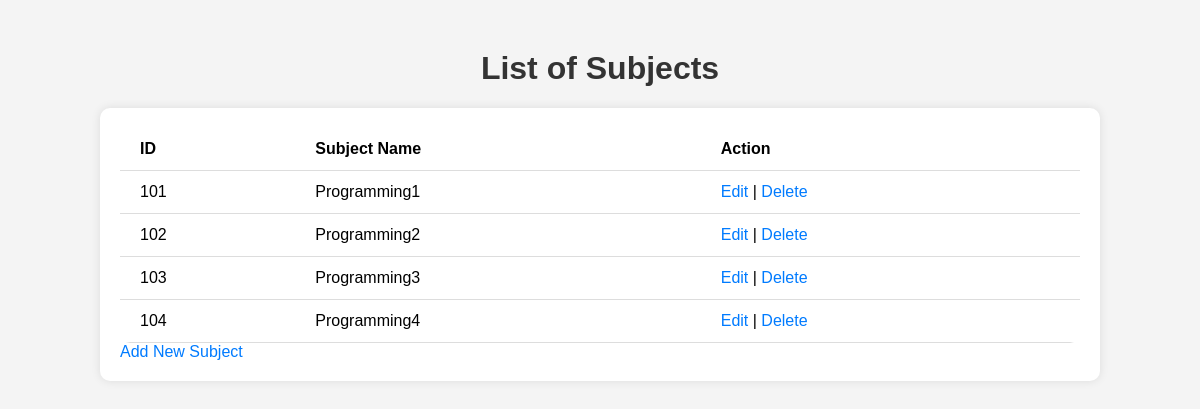
The page /CRUDFORSUBJECT.php on the database its author committed.
### tables this page shows
CREATE TABLE `subject_tbl` (
  `subject_ID` int(11) NOT NULL,
  `subject_Name` varchar(50) NOT NULL
);

### CRUDFORSUBJECT.php (the view, shortened to what this page needs)
<!DOCTYPE html>
<html>
<head>
    <link rel="stylesheet" type="text/css" href="styles.css">
</head>
<body>
<h1>List of Subjects</h1>
<div class="container">
    <table>
        <tr>
            <th>ID</th>
            <th>Subject Name</th>
            <th>Action</th>
        </tr>
        <?php
        include 'db_connection.php';
        $sql = "SELECT * FROM subject_Tbl";
        $result = $conn->query($sql);
        if ($result->num_rows > 0) {
            while ($row = $result->fetch_assoc()) {
                echo "<tr>";
                echo "<td>" . $row["subject_ID"] . "</td>";
                echo "<td>" . $row["subject_Name"] . "</td>";
                echo "<td><a href='update_subject.php?id=" . $row["subject_ID"] . "'>Edit</a> | <a href='delete_subject.php?id=" . $row["subject_ID"] . "'>Delete</a></td>";
                echo "</tr>";
            }
        } else {
            echo "<tr><td colspan='3'>No subjects found</td></tr>";
        }
        ?>
    </table>
    <a href="add_subject.php">Add New Subject</a>
</div>
</body>
</html>

### styles.css (style rules this page uses)
body { font-family: Arial, sans-serif; background-color: #f4f4f4; margin: 0; padding: 0; }
h1 { text-align: center; margin-top: 50px; color: #333; }
.container { width: 80%; margin: 20px auto; background-color: #fff; padding: 20px; border-radius: 10px; box-shadow: 0px 0px 10px 0px rgba(0,0,0,0.1); }
table { width: 100%; border-collapse: collapse; border-radius: 10px; overflow: hidden; }
th, td { padding: 12px; text-align: left; border-bottom: 1px solid #ddd; }
th:first-child, td:first-child { padding-left: 20px; }
th:last-child, td:last-child { padding-right: 20px; }
a { text-decoration: none; color: #007bff; }

### rows shown on the page
subject_tbl: subject_ID "101", subject_Name "Programming1"
subject_tbl: subject_ID "102", subject_Name "Programming2"
subject_tbl: subject_ID "103", subject_Name "Programming3"
subject_tbl: subject_ID "104", subject_Name "Programming4"
